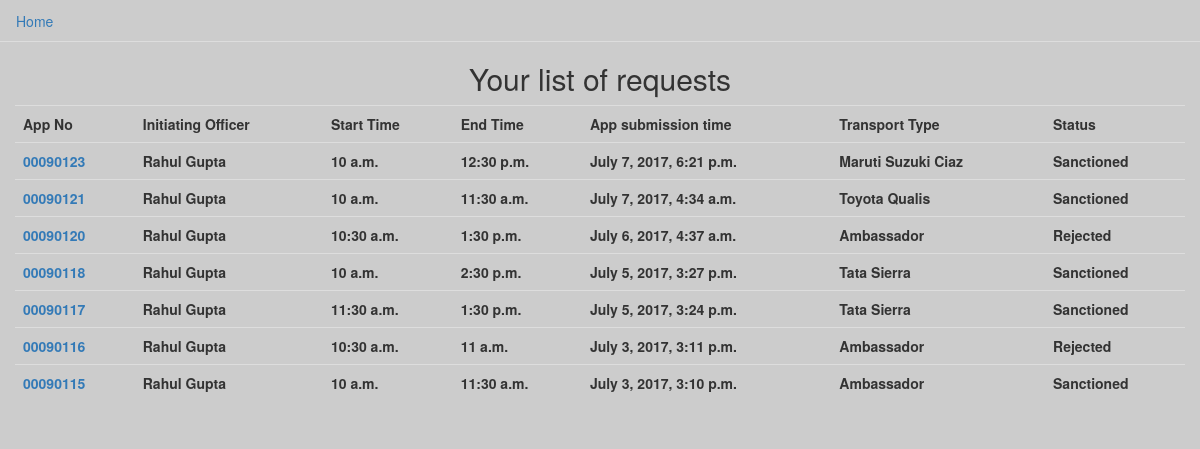
Page /vehicle/inbox/ (signed in) on the committed database.
### vehicle/models.py (models this page shows, shortened)
class UserInbox(models.Model):
	user = models.ForeignKey(UserProfile,on_delete=models.CASCADE)
	veh = models.ForeignKey(Vehicle,null=True)
	app_no = models.CharField(max_length=128)
	app_sub_time = models.DateTimeField(auto_now=False,auto_now_add=True)
	date_of_journey = models.DateField(blank=False)
	from_time = models.TimeField(blank=True)
	to_time = models.TimeField(blank=True)
	purpose = models.CharField(max_length=128)
	source = models.CharField(max_length=128)
	destination = models.CharField(max_length=128,blank=True)
	others = models.CharField(max_length=128)
	status = models.CharField(max_length=30,choices=status,default='Pending')

class UserProfile(models.Model):
	user = models.OneToOneField(User,on_delete=models.CASCADE)
	name = models.CharField(max_length=128)
	designation = models.CharField(max_length=128)
	seqno = models.IntegerField(default=0)
	contact = models.CharField(blank=True,max_length=128)

class Vehicle(models.Model):
		veh_name = models.CharField(max_length=128)
		capacity = models.CharField(max_length=30)
		image = models.ImageField(upload_to='veh_pics',blank=True)
		def __unicode__(self):
			return self.veh_name

### vehicle/views.py (the view)
def user_inbox(request):
	if request.user.is_authenticated():
		a = get_object_or_404(UserProfile,user=request.user)
		c = UserInbox.objects.filter(user=a).order_by('-app_sub_time')
		context = {
			'a':a,
			'c':c,
		}
	else:
		context = {}
	return render(request,'user_inbox.html',context)

### templates/user_inbox.html (shortened to what this page needs)
 <!DOCTYPE html>
 <html>
 <head>
  <link rel="stylesheet" href="https://maxcdn.bootstrapcdn.com/bootstrap/3.3.7/css/bootstrap.min.css">
 </head>
 <body style="background-color: #CCCCCC;">
 <ul class="nav nav-tabs">
  <li role="presentation"><a href="/vehicle/index2/">Home</a></li>
</ul>
 <div class="container-fluid ">
         <table class="table" style="width:100%">
         <h2 align="center">Your list of requests</h2>
  <tr>
    <th>App No</th>
    <th>Initiating Officer</th>
    <th>Start Time</th>
    <th>End Time</th>
    <th>App submission time</th>
    <th>Transport Type</th>
    <th>Status</th>
  </tr>
  {% for c in c %}
  <tr>
    <th><a href="/vehicle/inbox/{{ c.app_no }}/">{{ c.app_no }}</a></th>
    <th>{{ a.name }}</th>
    <th>{{ c.from_time }}</th>
    <th>{{ c.to_time }}</th>
    <th>{{ c.app_sub_time }}</th>
    <th>{{ c.veh }}</th>
    <th>{{ c.status }}</th>
  </tr>
  {% endfor %}
</table>
</div>
 </body>
 </html>

### rows in the picture
UserInbox: app_no "00090123", from_time "10 a.m.", to_time "12:30 p.m.", app_sub_time "July 7, 2017, 6:21 p.m.", veh "Maruti Suzuki Ciaz", status "Sanctioned"
UserProfile: name "Rahul Gupta"
UserInbox: app_no "00090121", from_time "10 a.m.", to_time "11:30 a.m.", app_sub_time "July 7, 2017, 4:34 a.m.", veh "Toyota Qualis", status "Sanctioned"
UserInbox: app_no "00090120", from_time "10:30 a.m.", to_time "1:30 p.m.", app_sub_time "July 6, 2017, 4:37 a.m.", veh "Ambassador", status "Rejected"
UserInbox: app_no "00090118", from_time "10 a.m.", to_time "2:30 p.m.", app_sub_time "July 5, 2017, 3:27 p.m.", veh "Tata Sierra", status "Sanctioned"
UserInbox: app_no "00090117", from_time "11:30 a.m.", to_time "1:30 p.m.", app_sub_time "July 5, 2017, 3:24 p.m.", veh "Tata Sierra", status "Sanctioned"
UserInbox: app_no "00090116", from_time "10:30 a.m.", to_time "11 a.m.", app_sub_time "July 3, 2017, 3:11 p.m.", veh "Ambassador", status "Rejected"
UserInbox: app_no "00090115", from_time "10 a.m.", to_time "11:30 a.m.", app_sub_time "July 3, 2017, 3:10 p.m.", veh "Ambassador", status "Sanctioned"
